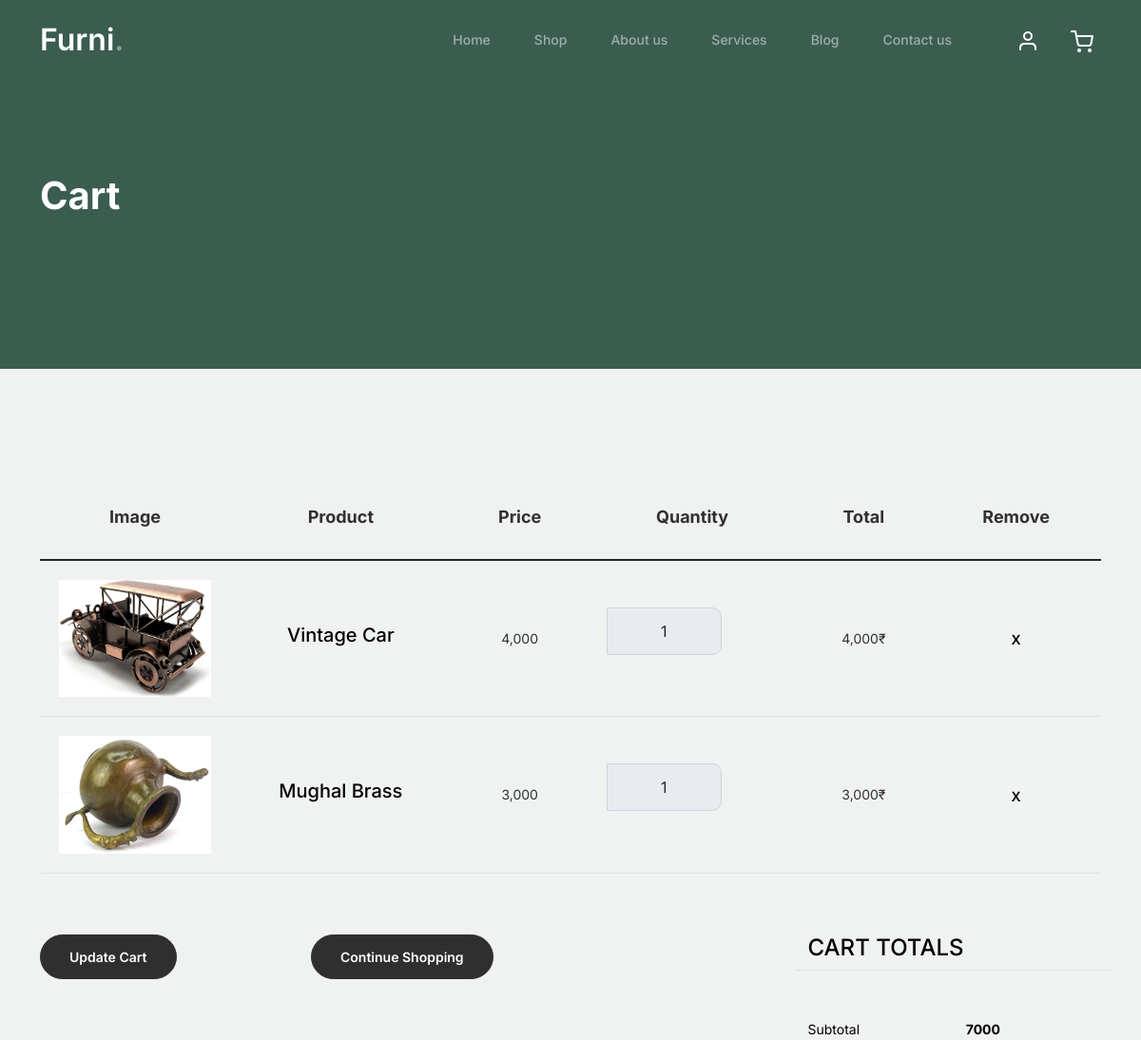
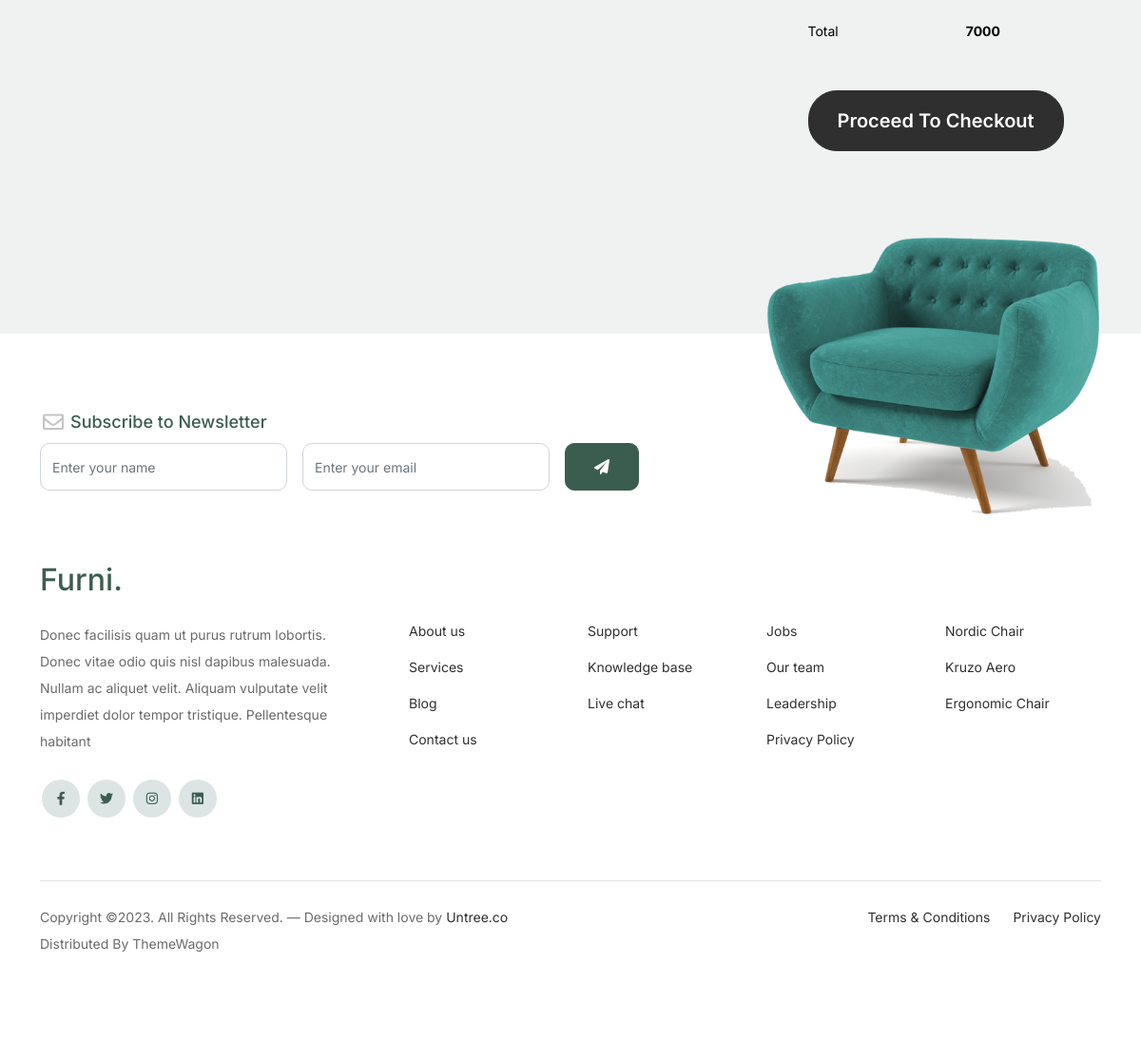
The app's page /cart.php with its own data (2 pictures, top to bottom).
### tables this page shows
CREATE TABLE `cart` (
  `ID` int(255) NOT NULL,
  `productid` int(11) DEFAULT NULL,
  `userid` int(11) DEFAULT NULL,
  `quantity` int(11) NOT NULL
);

CREATE TABLE `product` (
  `id` int(200) NOT NULL,
  `productname` varchar(200) NOT NULL,
  `productimage` varchar(200) NOT NULL,
  `productprice` varchar(200) NOT NULL,
  `productdesc` text NOT NULL
);

### cart.php (the view, shortened to what this page needs)
<!doctype html>
<html lang="en">
<head>
	<link href="css/bootstrap.min.css" rel="stylesheet">
	<link href="https://cdnjs.cloudflare.com/ajax/libs/font-awesome/6.0.0-beta3/css/all.min.css" rel="stylesheet">
	<link href="css/tiny-slider.css" rel="stylesheet">
	<link href="css/style.css" rel="stylesheet">
</head>
<body>
	<nav class="custom-navbar navbar navbar navbar-expand-md navbar-dark bg-dark" arial-label="Furni navigation bar">
		<div class="container">
			<a class="navbar-brand" href="index.php">Furni<span>.</span></a>
			<div class="collapse navbar-collapse" id="navbarsFurni">
				<ul class="custom-navbar-nav navbar-nav ms-auto mb-2 mb-md-0">
					<li class="nav-item ">
						<a class="nav-link" href="index.php">Home</a>
					</li>
					<li><a class="nav-link" href="shop.php">Shop</a></li>
					<li><a class="nav-link" href="about.php">About us</a></li>
					<li><a class="nav-link" href="services.php">Services</a></li>
					<li><a class="nav-link" href="blog.php">Blog</a></li>
					<li><a class="nav-link" href="contact.php">Contact us</a></li>
				</ul>
				<ul class="custom-navbar-cta navbar-nav mb-2 mb-md-0 ms-5">
					<li><a class="nav-link" href="#"><img src="images/user.svg"></a></li>
					<li><a class="nav-link" href="cart.php"><img src="images/cart.svg"></a></li>
				</ul>
			</div>
		</div>
	</nav>
	<div class="hero">
		<div class="container">
			<div class="row justify-content-between">
				<div class="col-lg-5">
					<div class="intro-excerpt">
						<h1>Cart</h1>
					</div>
				</div>
				<div class="col-lg-7">
				</div>
			</div>
		</div>
	</div>
	<div class="untree_co-section before-footer-section">
		<div class="container">
			<div class="row mb-5">
				<form class="col-md-12" method="post">
					<div class="site-blocks-table">
						<table class="table">
							<thead>
								<tr>
									<th class="product-thumbnail">Image</th>
									<th class="product-name">Product</th>
									<th class="product-price">Price</th>
									<th class="product-quantity">Quantity</th>
									<th class="product-total">Total</th>
									<th class="product-remove">Remove</th>
								</tr>
							</thead>
							<tbody>
								<tr>
									<?php
									include("./include/config.php");
									$qry = "SELECT * FROM cart";
									$res = mysqli_query($conn, $qry);
									$p=0;
									while ($row = mysqli_fetch_assoc($res)) {
										$subqry = "SELECT * FROM product WHERE id='" . $row['productid'] . "'";
										$subres = mysqli_query($conn, $subqry);
										$subrow = mysqli_fetch_assoc($subres);
										$p += $subrow['productprice'];
									?>
										<td class="product-thumbnail">
											<img src="./image/product/<?php echo $subrow['productimage'] ?>" alt="Image" class="img-fluid">
										</td>
										<td class="product-name">
											<h2 class="h5 text-black"><?php echo $subrow['productname'] ?></h2>
										</td>
										<td><?php echo number_format($subrow['productprice']) ?></td>
										<td>
											<div class="input-group mb-3 d-flex align-items-center quantity-container" style="max-width: 120px;">
												<input type="text" readonly class="form-control text-center quantity-amount" value="1" placeholder="" aria-label="Example text with button addon" aria-describedby="button-addon1">
											</div>
										</td>
										<td><?php echo number_format($subrow['productprice']) ?>₹</td>
										<td><a href="removetocart.php?cartid=<?php echo $row['ID'] ?>" class="btn btn-black btn-sm">X</a></td>
								</tr>
							<?php
									}
							?>
							</tbody>
						</table>
					</div>
				</form>
			</div>
			<div class="row">
				<div class="col-md-6">
					<div class="row mb-5">
						<div class="col-md-6 mb-3 mb-md-0">
							<button class="btn btn-black btn-sm btn-block">Update Cart</button>
						</div>
						<div class="col-md-6">
							<a href="shop.php"><button class="btn btn-outline-black btn-sm btn-block">Continue Shopping</button></a>
						</div>
					</div>
				</div>
				<div class="col-md-6 pl-5">
					<div class="row justify-content-end">
						<div class="col-md-7">
							<div class="row">
								<div class="col-md-12 text-right border-bottom mb-5">
									<h3 class="text-black h4 text-uppercase">Cart Totals</h3>
								</div>
							</div>
							<div class="row mb-3">
								<div class="col-md-6">
									<span class="text-black">Subtotal</span>
								</div>
								<div class="col-md-6 text-right">
									<strong class="text-black"><?php echo $p ?></strong>
								</div>
							</div>
							<div class="row mb-5">
								<div class="col-md-6">
									<span class="text-black">Total</span>
								</div>
								<div class="col-md-6 text-right">
									<strong class="text-black"><?php echo $p ?></strong>
								</div>
							</div>
							<div class="row">
								<div class="col-md-12">
									<button class="btn btn-black btn-lg py-3 btn-block" onclick="window.location='checkout.php'">Proceed To Checkout</button>
								</div>
							</div>
						</div>
					</div>
				</div>
			</div>
		</div>
	</div>
	<footer class="footer-section">
		<div class="container relative">
			<div class="sofa-img">
				<img src="images/sofa.png" alt="Image" class="img-fluid">
			</div>
			<div class="row">
				<div class="col-lg-8">
					<div class="subscription-form">
						<h3 class="d-flex align-items-center"><span class="me-1"><img src="images/envelope-outline.svg" alt="Image" class="img-fluid"></span><span>Subscribe to Newsletter</span></h3>
						<form action="#" class="row g-3">
							<div class="col-auto">
								<input type="text" class="form-control" placeholder="Enter your name">
							</div>
							<div class="col-auto">
								<input type="email" class="form-control" placeholder="Enter your email">
							</div>
							<div class="col-auto">
								<button class="btn btn-primary">
									<span class="fa fa-paper-plane"></span>
								</button>
							</div>
						</form>
					</div>
				</div>
			</div>
			<div class="row g-5 mb-5">
				<div class="col-lg-4">
					<div class="mb-4 footer-logo-wrap"><a href="#" class="footer-logo">Furni<span>.</span></a></div>
					<p class="mb-4">Donec facilisis quam ut purus rutrum lobortis. Donec vitae odio quis nisl dapibus malesuada. Nullam ac aliquet velit. Aliquam vulputate velit imperdiet dolor tempor tristique. Pellentesque habitant</p>
					<ul class="list-unstyled custom-social">
						<li><a href="#"><span class="fa fa-brands fa-facebook-f"></span></a></li>
						<li><a href="#"><span class="fa fa-brands fa-twitter"></span></a></li>
						<li><a href="#"><span class="fa fa-brands fa-instagram"></span></a></li>
						<li><a href="#"><span class="fa fa-brands fa-linkedin"></span></a></li>
					</ul>
				</div>
				<div class="col-lg-8">
					<div class="row links-wrap">
						<div class="col-6 col-sm-6 col-md-3">
							<ul class="list-unstyled">
								<li><a href="#">About us</a></li>
								<li><a href="#">Services</a></li>
								<li><a href="#">Blog</a></li>
								<li><a href="#">Contact us</a></li>
							</ul>
						</div>
						<div class="col-6 col-sm-6 col-md-3">
							<ul class="list-unstyled">
								<li><a href="#">Support</a></li>
								<li><a href="#">Knowledge base</a></li>
								<li><a href="#">Live chat</a></li>
							</ul>
						</div>
						<div class="col-6 col-sm-6 col-md-3">
							<ul class="list-unstyled">
								<li><a href="#">Jobs</a></li>
								<li><a href="#">Our team</a></li>
								<li><a href="#">Leadership</a></li>
								<li><a href="#">Privacy Policy</a></li>
							</ul>
						</div>
						<div class="col-6 col-sm-6 col-md-3">
							<ul class="list-unstyled">
								<li><a href="#">Nordic Chair</a></li>
								<li><a href="#">Kruzo Aero</a></li>
								<li><a href="#">Ergonomic Chair</a></li>
							</ul>
						</div>
					</div>
				</div>
			</div>
			<div class="border-top copyright">
				<div class="row pt-4">
					<div class="col-lg-6">
						<p class="mb-2 text-center text-lg-start">Copyright &copy;. All Rights Reserved. &mdash; Designed with love by <a href="https://untree.co">Untree.co</a> Distributed By <a hreff="https://themewagon.com">ThemeWagon</a>
						</p>
					</div>
					<div class="col-lg-6 text-center text-lg-end">
						<ul class="list-unstyled d-inline-flex ms-auto">
							<li class="me-4"><a href="#">Terms &amp; Conditions</a></li>
							<li><a href="#">Privacy Policy</a></li>
						</ul>
					</div>
				</div>
			</div>
		</div>
	</footer>
</body>
</html>

### records on screen
cart: productid.productimage (picture), productid.productname "Vintage Car", productid.productprice "4,000"
cart: productid.productimage (picture), productid.productname "Mughal Brass", productid.productprice "3,000"

### other values on screen
$p "7000"
